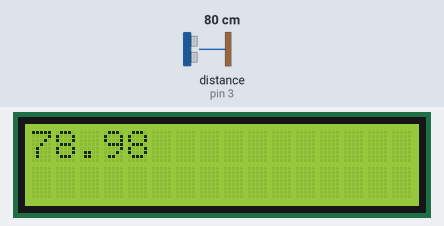
The sketch below on a simulated Arduino Uno, built with avr-gcc and run on an emulated ATmega328P. Shown: 16×2 character LCD. Wiring (inferred from the names in the program): ultrasonic range finder: trigger pin 4; echo pin 3. The test bench sets the inputs (shaded band); at power-on: distance to the obstacle (sensor on pin 3) 80 cm. The echo pulse lasts 58.3 µs per cm; what the sketch prints to the serial monitor is not drawn.

Above: at 1.2 s.
1.3 s: distance to the obstacle (sensor on pin 3) set to 120 cm
At 1.33 s:
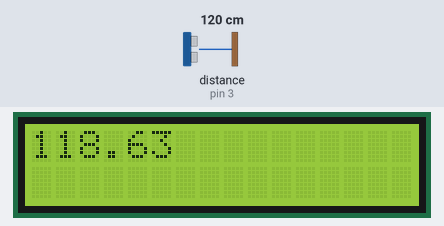
2.8 s: distance to the obstacle (sensor on pin 3) set to 60 cm
At 3.5 s:
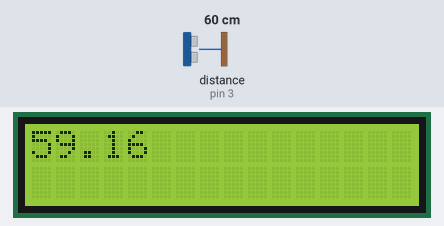
4.3 s: distance to the obstacle (sensor on pin 3) set to 2 cm
At 5.2 s:
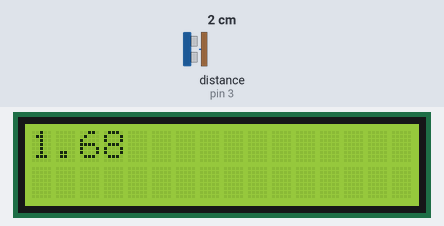
5.8 s: distance to the obstacle (sensor on pin 3) set to 18 cm
At 5.85 s:
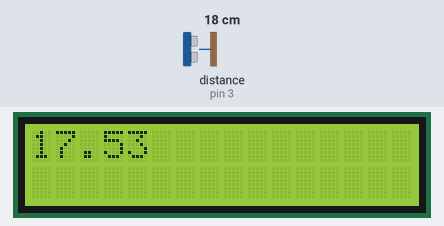

Measured:
- after the input at 1.3 s, the display: changes at once (image 1)
- after the input at 2.8 s, the display: first changes at once (image 2 shows a later state)
- after the input at 4.3 s, the display: changes at once (image 3)
- after the input at 5.8 s, the display: first changes at once (image 4 shows a later state)

The sketch:

Script.ino
```cpp
#include <LiquidCrystal.h> // Include the library for controlling the LCD display

// Define the pins connected to the LCD
#define LCD_RS_PIN A5  // Register Select pin
#define LCD_E_PIN A4   // Enable pin
#define LCD_D4_PIN 6   // Data pin 4
#define LCD_D5_PIN 7   // Data pin 5
#define LCD_D6_PIN 8   // Data pin 6
#define LCD_D7_PIN 9   // Data pin 7

// Initialize the LiquidCrystal object with the specified pins
LiquidCrystal lcd(LCD_RS_PIN, LCD_E_PIN, LCD_D4_PIN, LCD_D5_PIN, LCD_D6_PIN, LCD_D7_PIN);

// Define the pins used for the ultrasonic sensor
const int trigPin = 4;  // Trigger pin for the ultrasonic sensor
const int echoPin = 3;  // Echo pin for the ultrasonic sensor

long duration;    // Variable to store the duration of the ultrasonic pulse
String distance;  // Variable to store the calculated distance

int cursorLine = 0; // Variable to keep track of the current line on the LCD

// Function to print user text on the LCD display
void printUserTextOnDisplay(String text) {
  // Validate the text length to fit on the LCD (maximum 16 characters)
  if (text.length() > 16) {
    text = "Text too long";
  }
  // Pad the text with spaces to clear the line on the LCD
  for (int i = text.length(); i < 16; i++) {
    text += " ";
  }
  // Set the cursor to the appropriate line (0 or 1)
  lcd.setCursor(0, cursorLine);
  // Print the text on the LCD
  lcd.print(text);
}

void setup() {
  Serial.setTimeout(10);         // Set the timeout for the serial input
  lcd.begin(16, 2);              // Initialize the LCD with 16 columns and 2 rows
  pinMode(trigPin, OUTPUT);      // Set the trigger pin as an output
  pinMode(echoPin, INPUT);       // Set the echo pin as an input
  Serial.begin(9600);            // Initialize serial communication at 9600 baud rate
}

void loop() {
  // Generate a trigger pulse to initiate a measurement
  digitalWrite(trigPin, LOW);    // Ensure the trigger pin is low for 2 microseconds
  delayMicroseconds(2);
  digitalWrite(trigPin, HIGH);   // Set the trigger pin high for 10 microseconds
  delayMicroseconds(10);
  digitalWrite(trigPin, LOW);    // Set the trigger pin back to low

  // Measure the pulse duration on the echo pin
  duration = pulseIn(echoPin, HIGH); // Get the duration of the echo pulse

  // Calculate the distance using the speed of sound (0.034 cm/Âµs) divided by 2
  distance = duration * 0.034 / 2;

  // Print the distance to the serial monitor for debugging
  Serial.print("Distance: ");
  Serial.println(distance);

  // Display the distance on the LCD
  printUserTextOnDisplay(distance);
}
```
